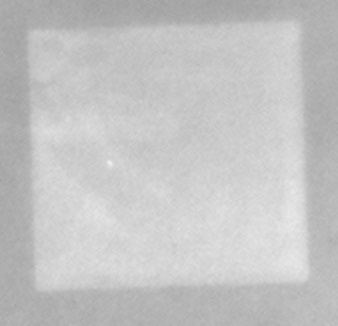
#> input picture product_02/box_coord/metal01.jpg, 338 x 326 px
$ python line_and_intersection.py
#> lines starting #> are read from the running program, lines starting #| are printed output that depends on the picture; after the words box and inside, x2 and y2 are one past the last pixel; in counts of white or black regions, pixels touching at a corner belong together
import cv2
import numpy as np
import matplotlib.pyplot as plt
from scipy.spatial import ConvexHull

image_path = './box_coord/metal01.jpg'
ori_img = cv2.imread(image_path)
#> ori_img is the input picture: shape (326, 338, 3); min 159, max 240, mean 195.8

# 假設的線段數據
lines = np.array([[[39, 152, 156, 148]],
                  [[153, 27, 157, 146]],
                  [[27, 29, 30, 151]],
                  [[26, 30, 152, 26]]])

# 圖像的尺寸
width, height = 167, 156

# 存儲延伸後的線段
extended_lines = []

# 延伸線段到圖片邊界
for line in lines:
    x1, y1, x2, y2 = line[0]

    # 計算斜率和截距
    if x2 != x1:  # 避免垂直線（無限斜率）的情況
        m = (y2 - y1) / (x2 - x1)
        c = y1 - m * x1

        # 計算延伸到圖片邊界的交點
        y_at_x0 = m * 0 + c
        y_at_x_width = m * width + c
        x_at_y0 = (0 - c) / m
        x_at_y_height = (height - c) / m

        # 根據邊界條件選擇交點
        extended_points = []
        if 0 <= y_at_x0 <= height:
            extended_points.append((0, int(y_at_x0)))
        if 0 <= y_at_x_width <= height:
            extended_points.append((width, int(y_at_x_width)))
        if 0 <= x_at_y0 <= width:
            extended_points.append((int(x_at_y0), 0))
        if 0 <= x_at_y_height <= width:
            extended_points.append((int(x_at_y_height), height))

        # 選擇最靠近原線段的兩個點作為延伸線段的端點
        if len(extended_points) >= 2:
            extended_lines.append(extended_points[:2])

    else:  # 垂直線的情況
        extended_lines.append([(x1, 0), (x2, height)])


# 計算兩條線段的交點
def line_intersection(line1, line2):
    (x1, y1), (x2, y2) = line1
    (x3, y3), (x4, y4) = line2

    denom = (x1 - x2) * (y3 - y4) - (y1 - y2) * (x3 - x4)
    if denom == 0:
        return None  # 平行或重疊，無交點

    px = ((x1 * y2 - y1 * x2) * (x3 - x4) - (x1 - x2) * (x3 * y4 - y3 * x4)) / denom
    py = ((x1 * y2 - y1 * x2) * (y3 - y4) - (y1 - y2) * (x3 * y4 - y3 * x4)) / denom

    return (px, py)


# 找出所有線段之間的交點
intersection_points = []
for i in range(len(extended_lines)):
    for j in range(i + 1, len(extended_lines)):
        point = line_intersection(extended_lines[i], extended_lines[j])
        if point is not None:
            # 檢查交點是否在圖片範圍內
            if 0 <= point[0] <= width and 0 <= point[1] <= height:
                intersection_points.append(point)

# 去重並保留唯一的交點
unique_points = list(set(intersection_points))

# 使用凸包找到最小多邊形
if len(unique_points) >= 4:
    points = np.array(unique_points)
    hull = ConvexHull(points)
    hull_points = points[hull.vertices]
else:
    hull_points = unique_points


# 計算邊長
def calculate_distance(p1, p2):
    return np.sqrt((p2[0] - p1[0]) ** 2 + (p2[1] - p1[1]) ** 2)


side_lengths = []
for i in range(len(hull_points)):
    p1 = hull_points[i]
    p2 = hull_points[(i + 1) % len(hull_points)]
    side_lengths.append(calculate_distance(p1, p2))

# 顯示結果Z
print("交點:\n", hull_points)
print("邊長:\n", side_lengths)

# 在圖像上繪製結果
#image = np.ones((height, width, 3), dtype=np.uint8) * 255
image_extended_lines = ori_img.copy()
image_hull_points = ori_img.copy()

fig, axs = plt.subplots(1, 1, figsize=(6, 6))
axs.imshow(cv2.cvtColor(ori_img, cv2.COLOR_BGR2RGB))
axs.set_title("ori_img")
axs.axis('off')
plt.show()


# 繪製延伸後的線段
for line in extended_lines:
    (x1, y1), (x2, y2) = line
    cv2.line(image_extended_lines, (int(x1), int(y1)), (int(x2), int(y2)), (0, 0, 255), 1)
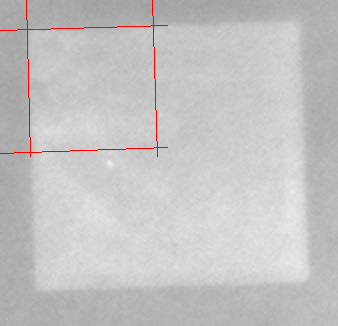
#> image_extended_lines: shape (326, 338, 3); 0.59% of pixels changed, all inside (x1, y1, x2, y2) = (0, 0, 168, 157)


fig, axs = plt.subplots(1, 1, figsize=(6, 6))
axs.imshow(cv2.cvtColor(image_extended_lines, cv2.COLOR_BGR2RGB))
axs.set_title("extended_lines")
axs.axis('off')
plt.show()

for i in range(len(hull_points)):
    p1 = tuple(hull_points[i])
    p2 = tuple(hull_points[(i + 1) % len(hull_points)])
    # 繪製邊
    cv2.line(image_hull_points, (int(p1[0]), int(p1[1])), (int(p2[0]), int(p2[1])), (0, 0, 255), 1)
    # 計算邊的中點
    mid_point = ((p1[0] + p2[0]) / 2, (p1[1] + p2[1]) / 2)
    #在中點標註邊長
    cv2.putText(image_hull_points, f'{side_lengths[i]:.2f}', (int(mid_point[0]), int(mid_point[1])),
                cv2.FONT_HERSHEY_SIMPLEX, 0.5, (255, 0, 0), 1, cv2.LINE_AA)
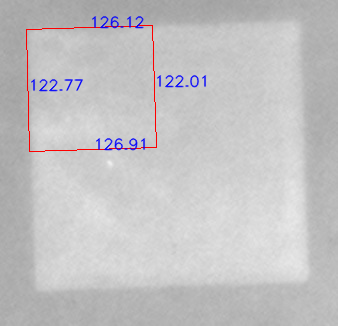
#> image_hull_points: shape (326, 338, 3); 1.6% of pixels changed, all inside (x1, y1, x2, y2) = (26, 16, 207, 152)

# 繪製交點和凸包
for point in hull_points:
    cv2.circle(image_hull_points, (int(point[0]), int(point[1])), 3, (0, 255, 0), -1)
#> image_hull_points: shape (326, 338, 3); 0.11% of pixels changed, all inside (x1, y1, x2, y2) = (23, 22, 160, 155)


fig, axs = plt.subplots(1, 1, figsize=(6, 6))
axs.imshow(cv2.cvtColor(image_hull_points, cv2.COLOR_BGR2RGB))
axs.set_title("hull_points")
axs.axis('off')
plt.show()

# [6 lines of commented-out code are left out]

$ run again, with product_02/box_coord/metal02.jpg copied over product_02/box_coord/metal01.jpg
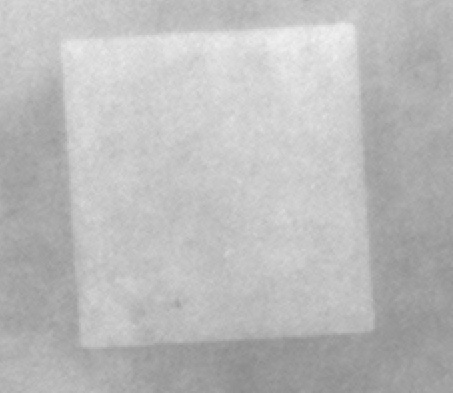
#> input picture product_02/box_coord/metal02.jpg, 453 x 393 px
#> ori_img is the input picture: shape (393, 453, 3); min 138, max 242, mean 187.1
#> after the loop `for line in extended_lines:`:
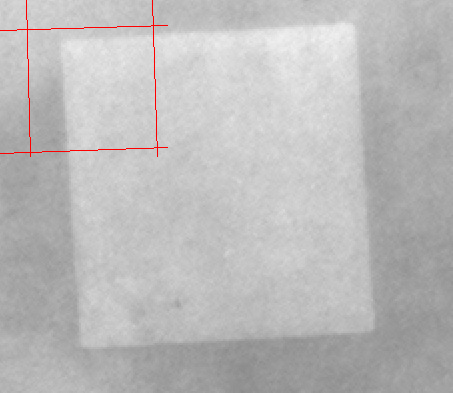
#> image_extended_lines: shape (393, 453, 3); 0.36% of pixels changed, all inside (x1, y1, x2, y2) = (0, 0, 168, 157)
#> after the loop `for i in range(len(hull_points)):`:
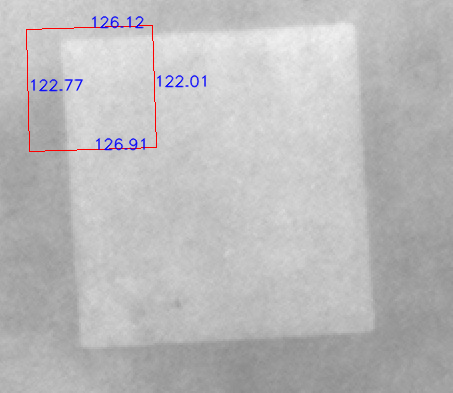
#> image_hull_points: shape (393, 453, 3); 0.99% of pixels changed, all inside (x1, y1, x2, y2) = (26, 16, 207, 152)

$ run again, with product_02/box_coord/test888_box1.jpg copied over product_02/box_coord/metal01.jpg
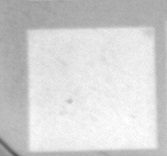
#> input picture product_02/box_coord/test888_box1.jpg, 167 x 156 px
#> ori_img is the input picture: shape (156, 167, 3); min 84, max 255, mean 210.5
#> after the loop `for line in extended_lines:`:
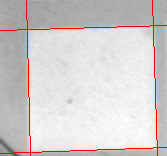
#> image_extended_lines: shape (156, 167, 3); 2.46% of pixels changed, all inside (x1, y1, x2, y2) = (0, 0, 167, 156)
#> after the loop `for point in hull_points:`:
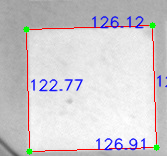
#> image_hull_points: shape (156, 167, 3); mean B, G, R 206.8, 203.5, 206.6
